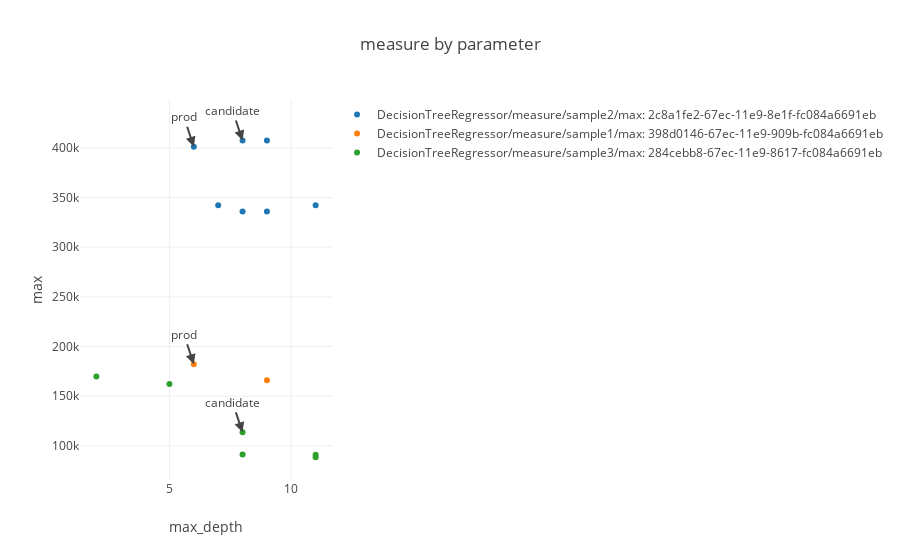

This figure's notebook cell:
### Markdown cell above
#### Plot error measure vs parameter

### Code cell
import pailab.analysis.plot_helper as plt_helper
import pailab.analysis.plot as plot
plot.measure_by_parameter(ml_repo, ml_repo.tree.models.DecisionTreeRegressor.measures('max'), 'max_depth', data_versions=LAST_VERSION)
#ml_repo.models.DecisionTreeRegressor.measures('r2')

### Figure 1 — Plotly figure (JSON) as saved in the notebook; plotly's stock layout.template omitted (floating-point values rounded to 4 significant figures)
{"data": [{"mode": "markers", "name": "DecisionTreeRegressor/measure/sample2/max: 2c8a1fe2-67ec-11e9-8e1f-fc084a6691eb", "text": ["model version: 2e1ccdc8-67ec-11e9-a352-fc084a6691eb<br>sample3: 2c8a1fe2-67ec-11e9-8e1f-fc084a6691eb<br>train_data: 2cc29386-67ec-11e9-9717-fc084a6691eb", "model version: 30ab14c0-67ec-11e9-88db-fc084a6691eb<br>sample3: 2c8a1fe2-67ec-11e9-8e1f-fc084a6691eb<br>train_data: 2cc29386-67ec-11e9-9717-fc084a6691eb", "model version: 3645f7da-67ec-11e9-823c-fc084a6691eb<br>sample3: 2c8a1fe2-67ec-11e9-8e1f-fc084a6691eb<br>train_data: 2cc29386-67ec-11e9-9717-fc084a6691eb", "model version: 336ccccc-67ec-11e9-80c8-fc084a6691eb<br>sample3: 2c8a1fe2-67ec-11e9-8e1f-fc084a6691eb<br>train_data: 2cc29386-67ec-11e9-9717-fc084a6691eb", "model version: 39d9796e-67ec-11e9-b16a-fc084a6691eb<br>sample3: 2c8a1fe2-67ec-11e9-8e1f-fc084a6691eb<br>train_data: 398d0146-67ec-11e9-909b-fc084a6691eb", "model version: 3c9c3e30-67ec-11e9-aaa0-fc084a6691eb<br>sample3: 2c8a1fe2-67ec-11e9-8e1f-fc084a6691eb<br>train_data: 398d0146-67ec-11e9-909b-fc084a6691eb", "model version: 3f04db4a-67ec-11e9-b85d-fc084a6691eb<br>sample3: 2c8a1fe2-67ec-11e9-8e1f-fc084a6691eb<br>train_data: 398d0146-67ec-11e9-909b-fc084a6691eb"], "type": "scatter", "uid": "f05b6ca1-7c55-49f2-b84a-37ffbb696308", "x": [7, 8, 11, 9, 6, 8, 9], "y": [342300, 336000, 342300, 336000, 401100, 407400, 407400]}, {"mode": "markers", "name": "DecisionTreeRegressor/measure/sample1/max: 398d0146-67ec-11e9-909b-fc084a6691eb", "text": ["model version: 39d9796e-67ec-11e9-b16a-fc084a6691eb<br>sample3: 398d0146-67ec-11e9-909b-fc084a6691eb<br>train_data: 398d0146-67ec-11e9-909b-fc084a6691eb", "model version: 3f04db4a-67ec-11e9-b85d-fc084a6691eb<br>sample3: 398d0146-67ec-11e9-909b-fc084a6691eb<br>train_data: 398d0146-67ec-11e9-909b-fc084a6691eb"], "type": "scatter", "uid": "7838720b-71fa-429c-b154-ef20a1e480bb", "x": [6, 9], "y": [182100, 165900]}, {"mode": "markers", "name": "DecisionTreeRegressor/measure/sample3/max: 284cebb8-67ec-11e9-8617-fc084a6691eb", "text": ["model version: 20037f92-67ec-11e9-888f-fc084a6691eb<br>sample3: 284cebb8-67ec-11e9-8617-fc084a6691eb<br>train_data: 19ba488c-67ec-11e9-9e5c-fc084a6691eb", "model version: 24b7c476-67ec-11e9-a13c-fc084a6691eb<br>sample3: 284cebb8-67ec-11e9-8617-fc084a6691eb<br>train_data: 19ba488c-67ec-11e9-9e5c-fc084a6691eb", "model version: 30ab14c0-67ec-11e9-88db-fc084a6691eb<br>sample3: 284cebb8-67ec-11e9-8617-fc084a6691eb<br>train_data: 2cc29386-67ec-11e9-9717-fc084a6691eb", "model version: 3645f7da-67ec-11e9-823c-fc084a6691eb<br>sample3: 284cebb8-67ec-11e9-8617-fc084a6691eb<br>train_data: 2cc29386-67ec-11e9-9717-fc084a6691eb", "model version: 3c9c3e30-67ec-11e9-aaa0-fc084a6691eb<br>sample3: 284cebb8-67ec-11e9-8617-fc084a6691eb<br>train_data: 398d0146-67ec-11e9-909b-fc084a6691eb", "model version: 430e0d06-67ec-11e9-b914-fc084a6691eb<br>sample3: 284cebb8-67ec-11e9-8617-fc084a6691eb<br>train_data: 398d0146-67ec-11e9-909b-fc084a6691eb"], "type": "scatter", "uid": "09a5c19e-248c-4dfc-86ec-cce7ff8b27da", "x": [5, 2, 8, 11, 8, 11], "y": [162200.0, 169680, 91190.0, 90870.0, 113500.0, 88470.0]}], "layout": {"annotations": [{"arrowhead": 2, "showarrow": true, "text": "prod", "x": 6, "xref": "x", "y": 401100, "yref": "y"}, {"arrowhead": 2, "showarrow": true, "text": "candidate", "x": 8, "xref": "x", "y": 407400, "yref": "y"}, {"arrowhead": 2, "showarrow": true, "text": "prod", "x": 6, "xref": "x", "y": 182100, "yref": "y"}, {"arrowhead": 2, "showarrow": true, "text": "candidate", "x": 8, "xref": "x", "y": 113500.0, "yref": "y"}], "title": {"text": "measure by parameter"}, "xaxis": {"title": {"text": "max_depth"}}, "yaxis": {"title": {"text": "max"}}}}
